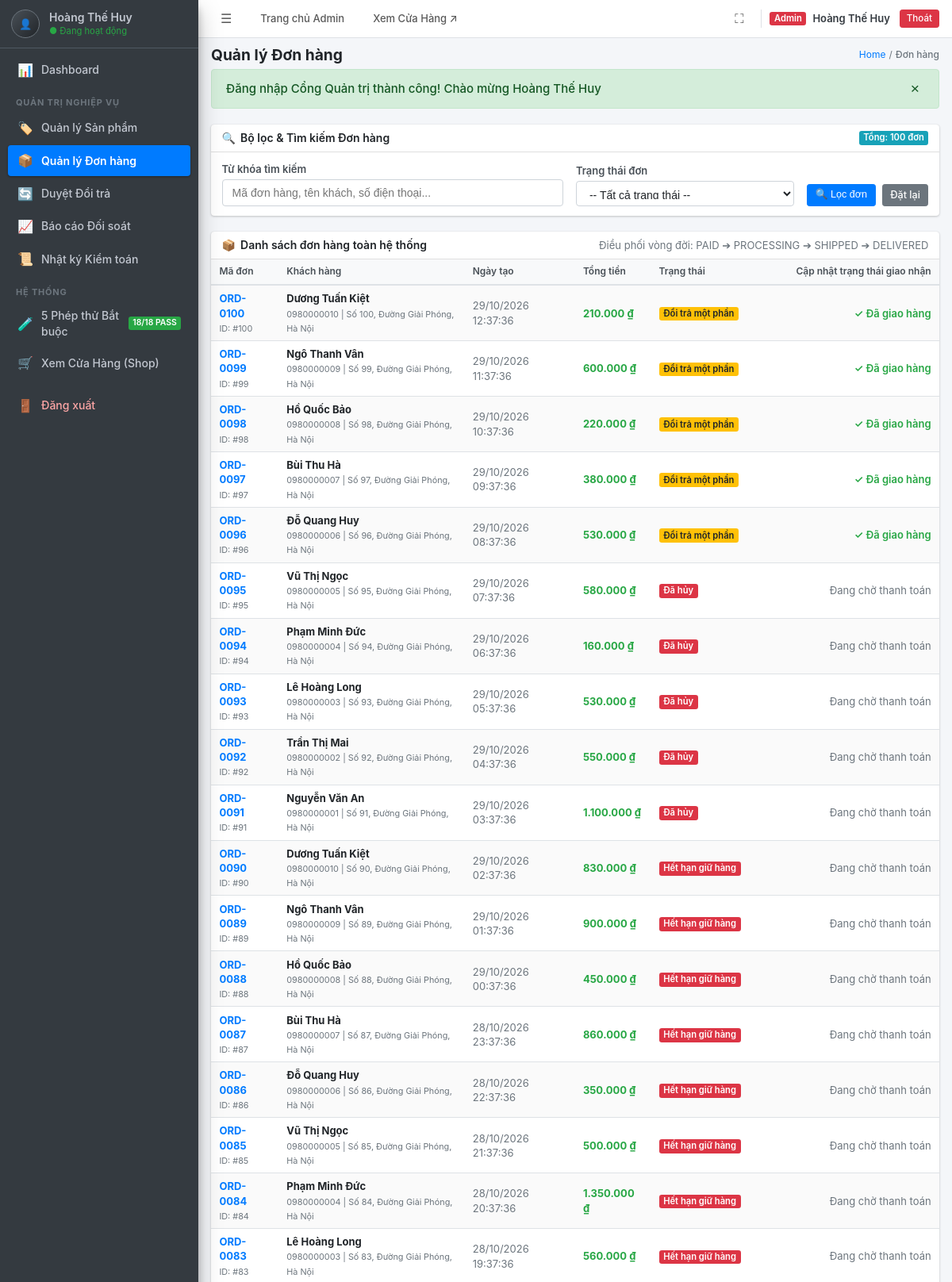
Page /admin/orders.php (signed in, upper part) on the committed database.
### tables this page shows
CREATE TABLE orders (
    id INT AUTO_INCREMENT PRIMARY KEY,
    order_code VARCHAR(40) NOT NULL UNIQUE,
    user_id INT NOT NULL,
    status ENUM('PENDING', 'PAID', 'PROCESSING', 'SHIPPED', 'DELIVERED', 'CANCELLED', 'EXPIRED', 'PARTIALLY_RETURNED', 'RETURNED') NOT NULL DEFAULT 'PENDING',
    total_amount DECIMAL(12, 2) NOT NULL CHECK (total_amount >= 0),
    shipping_address VARCHAR(255) NOT NULL,
    customer_phone VARCHAR(20) NOT NULL,
    expires_at TIMESTAMP NULL,  
    created_at TIMESTAMP DEFAULT CURRENT_TIMESTAMP,
    updated_at TIMESTAMP DEFAULT CURRENT_TIMESTAMP ON UPDATE CURRENT_TIMESTAMP,
    CONSTRAINT fk_orders_user FOREIGN KEY (user_id) REFERENCES users(id)
);

CREATE TABLE users (
    id INT AUTO_INCREMENT PRIMARY KEY,
    username VARCHAR(50) NOT NULL UNIQUE,
    password_hash VARCHAR(255) NOT NULL,
    full_name VARCHAR(100) NOT NULL,
    email VARCHAR(100) NOT NULL UNIQUE,
    phone VARCHAR(20) NOT NULL,
    address VARCHAR(255) NOT NULL,
    role ENUM('customer', 'staff', 'manager') NOT NULL DEFAULT 'customer',
    created_at TIMESTAMP DEFAULT CURRENT_TIMESTAMP
);

### src/OrderService.php (called while the page is built, shortened)
<?php
require_once __DIR__ . '/Database.php';
final class OrderService
{
    public function checkAndExpireReservations(): int
    {
        $sql = "SELECT id, order_code FROM orders WHERE status = 'PENDING' AND expires_at < NOW() FOR UPDATE";
        $this->db->begin_transaction();
        try {
            $stmt = queryParams($this->db, $sql);
            $expiredOrders = fetchAll($stmt);
            $count = 0;
            foreach ($expiredOrders as $ord) {
                $count++;
            }
            $this->db->commit();
            return $count;
        } catch (Throwable $e) {
            $this->db->rollback();
            error_log('checkAndExpireReservations error: ' . $e->getMessage());
            return 0;
        }
    }
    public function listOrders(array $filter = []): array
    {
        $sql = "SELECT o.*, u.full_name AS customer_name, u.email AS customer_email
                FROM orders o
                JOIN users u ON o.user_id = u.id
                WHERE 1=1";
        $params = [];
        $sql .= " ORDER BY o.id DESC";
        $stmt = queryParams($this->db, $sql, $params);
        return fetchAll($stmt);
    }
}

### src/Database.php (called while the page is built, shortened)
<?php
function queryParams(mysqli $connection, string $sql, array $params = []): mysqli_stmt
{
    try {
        $statement = $connection->prepare($sql);
        if (!empty($params)) {
            $statement->execute($params);
        } else {
            $statement->execute();
        }
        return $statement;
    } catch (mysqli_sql_exception $e) {
        throw new RuntimeException('DATABASE_OPERATION_FAILED: ' . $e->getMessage(), (int)$e->getCode());
    }
}
function fetchAll(mysqli_stmt $stmt): array
{
    $result = $stmt->get_result();
    return $result->fetch_all(MYSQLI_ASSOC);
}

### public/admin/orders.php (the view, shortened to what this page needs)
<?php
require_once __DIR__ . '/../src/Database.php';
require_once __DIR__ . '/../src/OrderService.php';
require_once __DIR__ . '/../src/Session.php';
require_once __DIR__ . '/../src/Input.php';
$db = db();
$orderService = new OrderService($db);
$orderService->checkAndExpireReservations();
$search = field($_GET, 'search');
$filter = [];
$orders = $orderService->listOrders($filter);
require __DIR__ . '/../templates/admin_header.php';
?>
<div class="card-admin" style="margin-bottom: 20px;">
    <div class="card-admin-header">
        <h3 class="card-admin-title">
            <span>🔍</span> Bộ lọc & Tìm kiếm Đơn hàng
        </h3>
        <div class="card-admin-tools">
            <span class="badge-admin badge-info">Tổng: <?= count($orders) ?> đơn</span>
        </div>
    </div>
    <div class="card-admin-body">
        <form method="get" style="display: flex; gap: 16px; flex-wrap: wrap; align-items: flex-end;">
            <div style="flex: 2 1 240px;">
                <label for="search" style="display: block; font-size: 0.8125rem; font-weight: 600; color: #495057; margin-bottom: 4px;">Từ khóa tìm kiếm</label>
                <input id="search" name="search" value="<?= e($search) ?>" placeholder="Mã đơn hàng, tên khách, số điện thoại..." style="width: 100%; padding: 8px 12px; border: 1px solid #ced4da; border-radius: 4px; font-size: 0.875rem;">
            </div>
            <div style="flex: 1 1 180px;">
                <label for="status" style="display: block; font-size: 0.8125rem; font-weight: 600; color: #495057; margin-bottom: 4px;">Trạng thái đơn</label>
                <select id="status" name="status" style="width: 100%; padding: 8px 12px; border: 1px solid #ced4da; border-radius: 4px; font-size: 0.875rem; background: #fff;">
                    <option value="">-- Tất cả trạng thái --</option>
                </select>
            </div>
            <div style="display: flex; gap: 8px;">
                <button type="submit" class="btn-admin btn-admin-primary">
                    🔍 Lọc đơn
                </button>
                <a href="/admin/orders.php" class="btn-admin btn-admin-secondary">
                    Đặt lại
                </a>
            </div>
        </form>
    </div>
</div>
<div class="card-admin">
    <div class="card-admin-header">
        <h3 class="card-admin-title">
            <span>📦</span> Danh sách đơn hàng toàn hệ thống
        </h3>
        <div class="card-admin-tools">
            <span style="font-size: 0.8125rem; color: #6c757d;">Điều phối vòng đời: PAID ➔ PROCESSING ➔ SHIPPED ➔ DELIVERED</span>
        </div>
    </div>
    <div class="card-admin-body" style="padding: 0;">
        <table class="table-admin table-striped table-hover" style="margin: 0;">
            <thead>
                <tr>
                    <th>Mã đơn</th>
                    <th>Khách hàng</th>
                    <th>Ngày tạo</th>
                    <th>Tổng tiền</th>
                    <th>Trạng thái</th>
                    <th style="text-align: right;">Cập nhật trạng thái giao nhận</th>
                </tr>
            </thead>
            <tbody>
                <?php foreach ($orders as $ord): ?>
                    <tr>
                        <td>
                            <strong style="color: #007bff;"><?= e($ord['order_code']) ?></strong><br>
                            <small style="color: #6c757d;">ID: #<?= (int)$ord['id'] ?></small>
                        </td>
                        <td>
                            <strong><?= e($ord['customer_name'] ?? 'Khách lẻ') ?></strong><br>
                            <small style="color: #6c757d;"><?= e($ord['customer_phone']) ?> | <?= e($ord['shipping_address']) ?></small>
                        </td>
                        <td style="font-size: 0.8125rem; color: #6c757d;"><?= formatDate($ord['created_at']) ?></td>
                        <td><strong style="color: #28a745;"><?= formatMoney((float)$ord['total_amount']) ?></strong></td>
                        <td><?= getStatusBadge($ord['status']) ?></td>
                        <td style="text-align: right;">
                            <?php if ($ord['status'] === 'PAID'): ?>
                                <form method="post" style="margin: 0; display: inline-block;">
                                    <?= csrfField() ?>
                                    <input type="hidden" name="action" value="quick_status">
                                    <input type="hidden" name="order_id" value="<?= (int)$ord['id'] ?>">
                                    <input type="hidden" name="new_status" value="PROCESSING">
                                    <button type="submit" class="btn-admin btn-admin-warning btn-admin-sm">
                                        📦 Bắt đầu đóng gói
                                    </button>
                                </form>
                            <?php elseif ($ord['status'] === 'SHIPPED'): ?>
                                <form method="post" style="margin: 0; display: inline-block;">
                                    <?= csrfField() ?>
                                    <input type="hidden" name="action" value="quick_status">
                                    <input type="hidden" name="order_id" value="<?= (int)$ord['id'] ?>">
                                    <input type="hidden" name="new_status" value="DELIVERED">
                                    <button type="submit" class="btn-admin btn-admin-success btn-admin-sm">
                                        ✅ Giao thành công
                                    </button>
                                </form>
                            <?php elseif (in_array($ord['status'], ['DELIVERED', 'PARTIALLY_RETURNED', 'RETURNED'])): ?>
                                <span style="font-size: 0.8125rem; color: #28a745; font-weight: 600;">✓ Đã giao hàng</span>
                            <?php else: ?>
                                <span style="font-size: 0.8125rem; color: #6c757d;">Đang chờ thanh toán</span>
                            <?php endif; ?>
                        </td>
                    </tr>
                <?php endforeach; ?>
            </tbody>
        </table>
    </div>
</div>
<?php require __DIR__ . '/../templates/admin_footer.php'; ?>

### src/Input.php (shortened to what this page needs)
<?php
function field(array $input, string $key, string $default = ''): string
{
    $value = $input[$key] ?? $default;
    return is_string($value) ? trim($value) : (string)$value;
}
function e(?string $value): string
{
    return htmlspecialchars($value, ENT_QUOTES | ENT_SUBSTITUTE, 'UTF-8');
}
function formatMoney(float $amount): string
{
    return number_format($amount, 0, ',', '.') . ' ₫';
}
function formatDate(string $timestamp): string
{
    $time = strtotime($timestamp);
    return date('d/m/Y H:i:s', $time);
}
function getStatusBadge(string $status): string
{
    $map = [
        'PENDING' => ['badge--warning', 'Chờ thanh toán / Giữ hàng'],
        'PAID' => ['badge--info', 'Đã thanh toán'],
        'PROCESSING' => ['badge--info', 'Đang xử lý'],
        'SHIPPED' => ['badge--primary', 'Đang giao hàng'],
        'DELIVERED' => ['badge--success', 'Đã giao thành công'],
        'CANCELLED' => ['badge--danger', 'Đã hủy'],
        'EXPIRED' => ['badge--danger', 'Hết hạn giữ hàng'],
        'PARTIALLY_RETURNED' => ['badge--warning', 'Đổi trả một phần'],
        'RETURNED' => ['badge--secondary', 'Đã trả toàn bộ'],
        'REQUESTED' => ['badge--warning', 'Chờ thẩm định'],
        'APPROVED' => ['badge--info', 'Đã duyệt'],
        'COMPLETED' => ['badge--success', 'Hoàn tất'],
        'REJECTED' => ['badge--danger', 'Đã từ chối']
    ];
    $info = $map[$status] ?? ['badge--secondary', $status];
    return sprintf('<span class="status-badge %s">%s</span>', $info[0], e($info[1]));
}

### public/assets/css/tokens.css (style rules this page uses)
:root { --primary: #c98a44; --primary-hover: #b47530; --on-primary: #ffffff; --primary-container: #422a18; --on-primary-container: #fed7aa; --secondary: #0068ff; --secondary-container: #1e3a8a; --on-secondary-container: #bfdbfe; --bg-dark: #141414; --surface: #1e1e1e; --surface-darker: #161616; --surface-white: #ffffff; --on-surface: #f3f4f6; --on-surface-variant: #9ca3af; --outline: #333333; --outline-variant: #262626; --bronze-dark: #4d301b; --bronze-main: #5f3d24; --bronze-light: #7b4f30; --gold-accent: #dfa056; --gold-text: #f5b061; --cream-bg: #faf5ee; --error: #ef4444; --on-error: #ffffff; --error-container: #450a0a; --on-error-container: #fecaca; --success: #22c55e; --success-container: #052e16; --on-success-container: #bbf7d0; --warning: #f59e0b; --warning-container: #451a03; --on-warning-container: #fde68a; --headline: 1.75rem; --title: 1.25rem; --body: 0.9375rem; --label: 0.8125rem; --shadow-sm: 0 1px 3px rgba(0,0,0,0.3); --shadow-md: 0 4px 12px rgba(0,0,0,0.4); --shadow-lg: 0 8px 24px rgba(0,0,0,0.5); --radius-sm: 6px; --radius-md: 10px; --radius-lg: 16px; }

### rows in the picture
orders: order_code "ORD-0100", id "100", user.full_name "Dương Tuấn Kiệt", customer_phone "0980000010", shipping_address "Số 100, Đường Giải Phóng, Hà Nội", created_at "29/10/2026 12:37:36", total_amount "210.000 ₫", status "Đổi trả một phần", shows "✓ Đã giao hàng"
orders: order_code "ORD-0099", id "99", user.full_name "Ngô Thanh Vân", customer_phone "0980000009", shipping_address "Số 99, Đường Giải Phóng, Hà Nội", created_at "29/10/2026 11:37:36", total_amount "600.000 ₫", status "Đổi trả một phần", shows "✓ Đã giao hàng"
orders: order_code "ORD-0098", id "98", user.full_name "Hồ Quốc Bảo", customer_phone "0980000008", shipping_address "Số 98, Đường Giải Phóng, Hà Nội", created_at "29/10/2026 10:37:36", total_amount "220.000 ₫", status "Đổi trả một phần", shows "✓ Đã giao hàng"
orders: order_code "ORD-0097", id "97", user.full_name "Bùi Thu Hà", customer_phone "0980000007", shipping_address "Số 97, Đường Giải Phóng, Hà Nội", created_at "29/10/2026 09:37:36", total_amount "380.000 ₫", status "Đổi trả một phần", shows "✓ Đã giao hàng"
orders: order_code "ORD-0096", id "96", user.full_name "Đỗ Quang Huy", customer_phone "0980000006", shipping_address "Số 96, Đường Giải Phóng, Hà Nội", created_at "29/10/2026 08:37:36", total_amount "530.000 ₫", status "Đổi trả một phần", shows "✓ Đã giao hàng"
orders: order_code "ORD-0095", id "95", user.full_name "Vũ Thị Ngọc", customer_phone "0980000005", shipping_address "Số 95, Đường Giải Phóng, Hà Nội", created_at "29/10/2026 07:37:36", total_amount "580.000 ₫", status "Đã hủy", shows "Đang chờ thanh toán"
orders: order_code "ORD-0094", id "94", user.full_name "Phạm Minh Đức", customer_phone "0980000004", shipping_address "Số 94, Đường Giải Phóng, Hà Nội", created_at "29/10/2026 06:37:36", total_amount "160.000 ₫", status "Đã hủy", shows "Đang chờ thanh toán"
orders: order_code "ORD-0093", id "93", user.full_name "Lê Hoàng Long", customer_phone "0980000003", shipping_address "Số 93, Đường Giải Phóng, Hà Nội", created_at "29/10/2026 05:37:36", total_amount "530.000 ₫", status "Đã hủy", shows "Đang chờ thanh toán"
orders: order_code "ORD-0092", id "92", user.full_name "Trần Thị Mai", customer_phone "0980000002", shipping_address "Số 92, Đường Giải Phóng, Hà Nội", created_at "29/10/2026 04:37:36", total_amount "550.000 ₫", status "Đã hủy", shows "Đang chờ thanh toán"
orders: order_code "ORD-0091", id "91", user.full_name "Nguyễn Văn An", customer_phone "0980000001", shipping_address "Số 91, Đường Giải Phóng, Hà Nội", created_at "29/10/2026 03:37:36", total_amount "1.100.000 ₫", status "Đã hủy", shows "Đang chờ thanh toán"
orders: order_code "ORD-0090", id "90", user.full_name "Dương Tuấn Kiệt", customer_phone "0980000010", shipping_address "Số 90, Đường Giải Phóng, Hà Nội", created_at "29/10/2026 02:37:36", total_amount "830.000 ₫", status "Hết hạn giữ hàng", shows "Đang chờ thanh toán"
orders: order_code "ORD-0089", id "89", user.full_name "Ngô Thanh Vân", customer_phone "0980000009", shipping_address "Số 89, Đường Giải Phóng, Hà Nội", created_at "29/10/2026 01:37:36", total_amount "900.000 ₫", status "Hết hạn giữ hàng", shows "Đang chờ thanh toán"
orders: order_code "ORD-0088", id "88", user.full_name "Hồ Quốc Bảo", customer_phone "0980000008", shipping_address "Số 88, Đường Giải Phóng, Hà Nội", created_at "29/10/2026 00:37:36", total_amount "450.000 ₫", status "Hết hạn giữ hàng", shows "Đang chờ thanh toán"
orders: order_code "ORD-0087", id "87", user.full_name "Bùi Thu Hà", customer_phone "0980000007", shipping_address "Số 87, Đường Giải Phóng, Hà Nội", created_at "28/10/2026 23:37:36", total_amount "860.000 ₫", status "Hết hạn giữ hàng", shows "Đang chờ thanh toán"
orders: order_code "ORD-0086", id "86", user.full_name "Đỗ Quang Huy", customer_phone "0980000006", shipping_address "Số 86, Đường Giải Phóng, Hà Nội", created_at "28/10/2026 22:37:36", total_amount "350.000 ₫", status "Hết hạn giữ hàng", shows "Đang chờ thanh toán"
orders: order_code "ORD-0085", id "85", user.full_name "Vũ Thị Ngọc", customer_phone "0980000005", shipping_address "Số 85, Đường Giải Phóng, Hà Nội", created_at "28/10/2026 21:37:36", total_amount "500.000 ₫", status "Hết hạn giữ hàng", shows "Đang chờ thanh toán"
orders: order_code "ORD-0084", id "84", user.full_name "Phạm Minh Đức", customer_phone "0980000004", shipping_address "Số 84, Đường Giải Phóng, Hà Nội", created_at "28/10/2026 20:37:36", total_amount "1.350.000 ₫", status "Hết hạn giữ hàng", shows "Đang chờ thanh toán"
orders: order_code "ORD-0083", id "83", user.full_name "Lê Hoàng Long", customer_phone "0980000003", shipping_address "Số 83, Đường Giải Phóng, Hà Nội", created_at "28/10/2026 19:37:36", total_amount "560.000 ₫", status "Hết hạn giữ hàng", shows "Đang chờ thanh toán"

### other values in the picture
$user['full_name'] "Hoàng Thế Huy"
$pageTitle "Quản lý Đơn hàng"
$breadcrumbCurrent "Đơn hàng"
$flash['message'] "Đăng nhập Cổng Quản trị thành công! Chào mừng Hoàng Thế Huy"
count($orders) "100"
